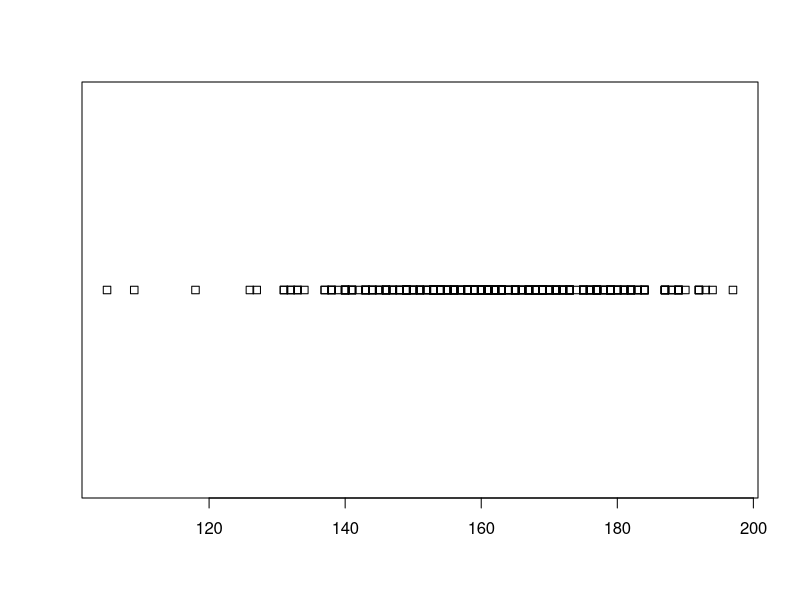
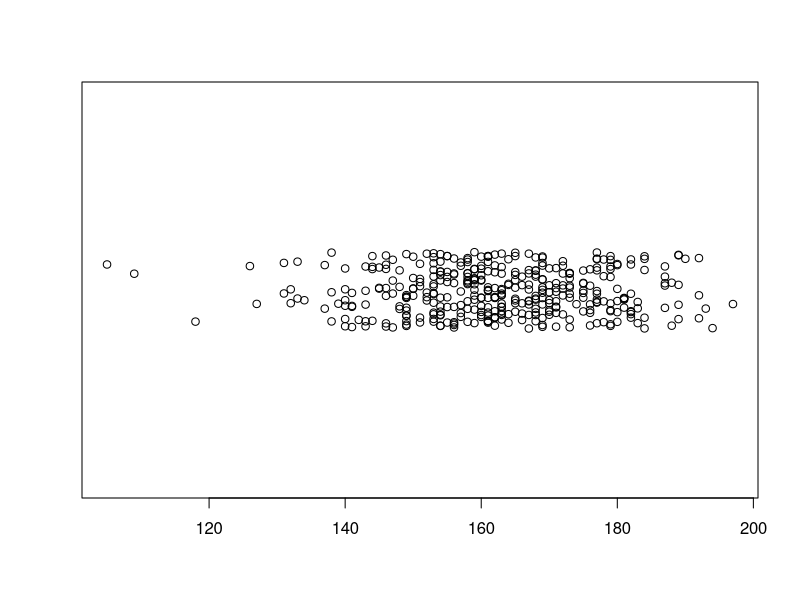
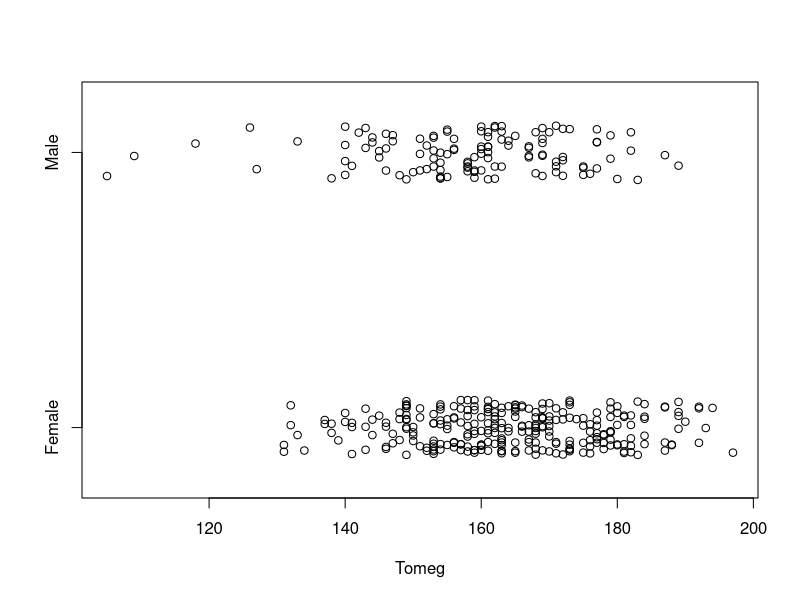
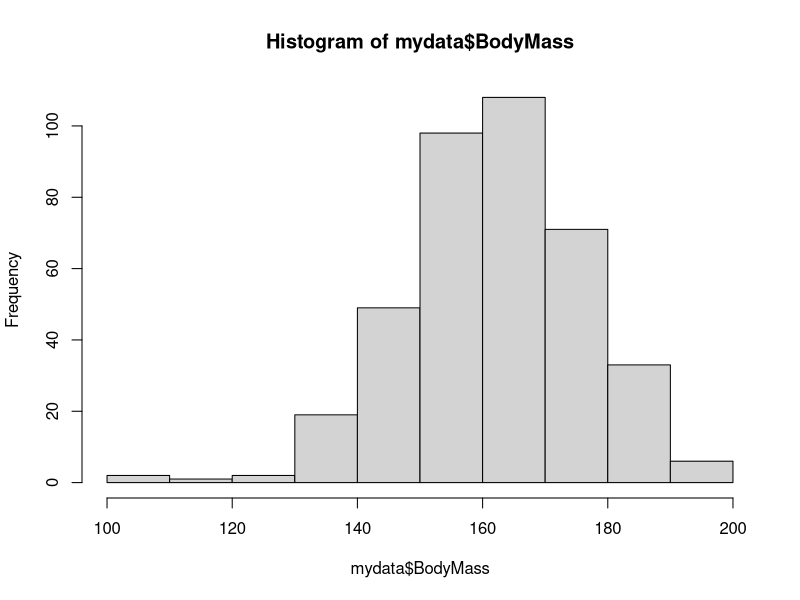
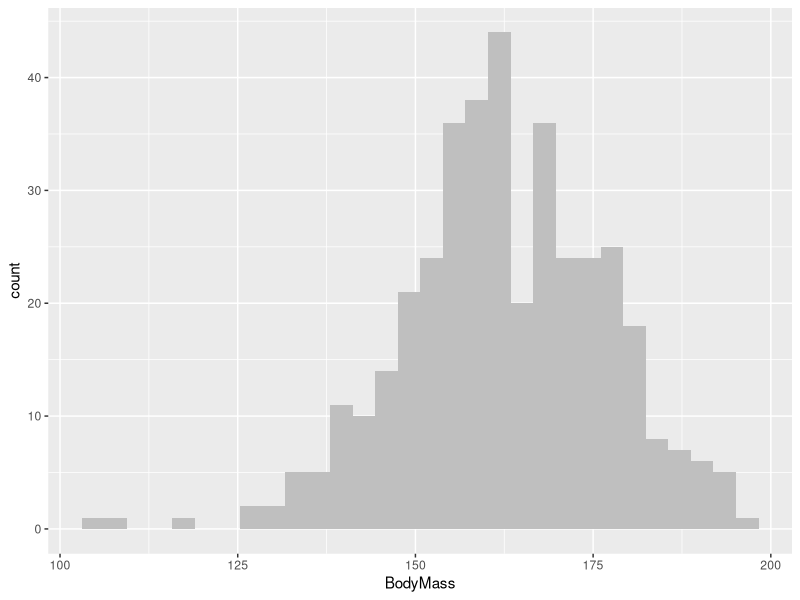
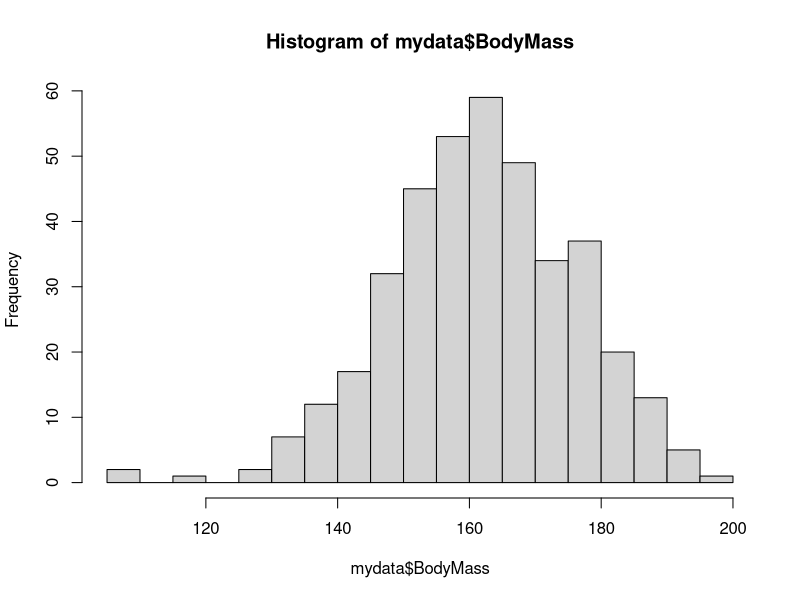
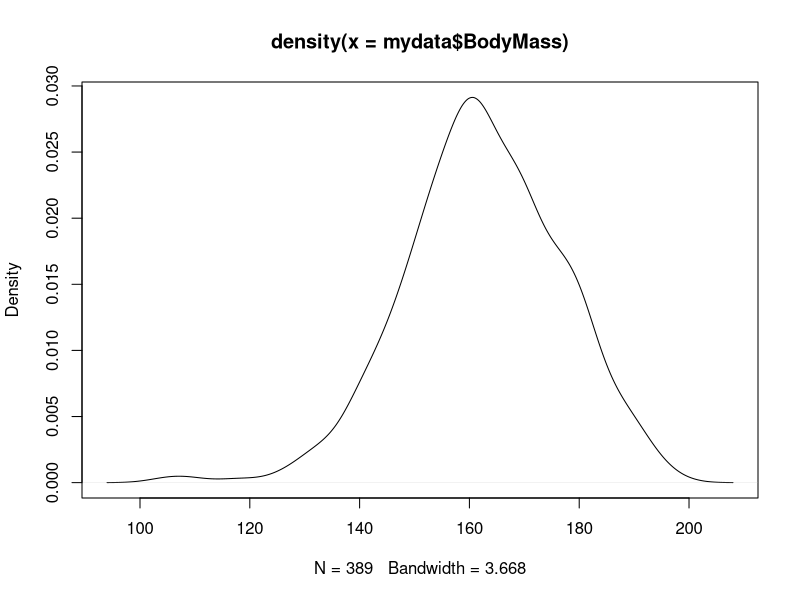
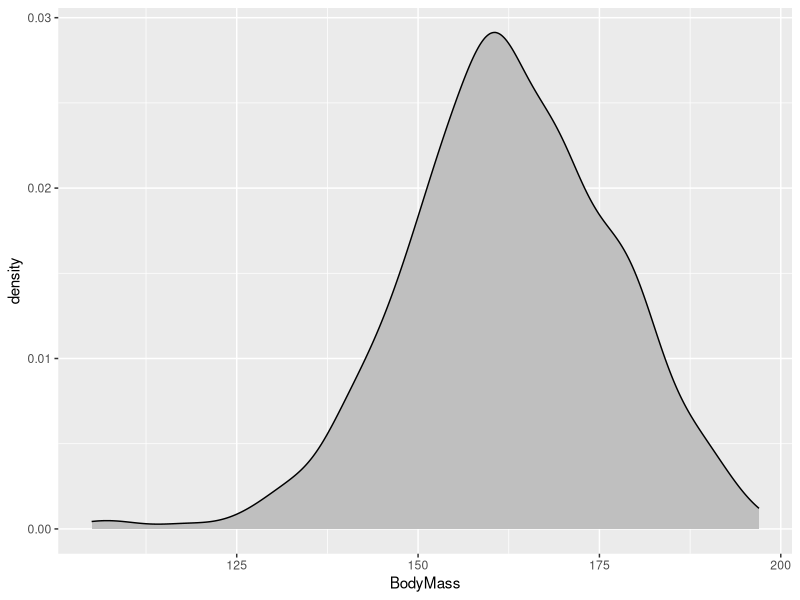

Write R code to recreate these figures, in order.

######### Deskriptív statisztika #########

#### Egy folytonos változó jellemzése #####
# Dataset: falcon.csv


## Csomagok 
library(tidyverse)
library(RcmdrMisc)

## Adatbeolvasás:

# base R megoldás példa

mydata <- read.table("falcon.csv", 
                     h=T,
                     sep=",")

class(mydata)
str(mydata)
# readR megoldás példa

mydata_tbl <- read_delim("falcon.csv", delim = ",")
class(mydata_tbl)
str(mydata_tbl)


#mindkettő generikus, van speciális esetük is read.csv, read_csv2 read_ csv, read_tsv. 
# bővebben itt : https://readr.tidyverse.org

## helyzeti mutatók

mydata %>% 
  summarise(atlag = mean(BodyMass),
            median = median(BodyMass))

# Módusz egy kicsit nehezebb eset mert nincs ilyen base függvény(!)
# kell csinálni egyet:


Mode <- function(x, na.rm = FALSE) {
  if(na.rm){
    x = x[!is.na(x)]
  }
  
  ux <- unique(x)
  return(ux[which.max(tabulate(match(x, ux)))])
}

# Most már lehet használni
mydata %>% 
  summarise(atlag = mean(BodyMass),
            median = median(BodyMass),
            modusz = Mode(BodyMass))

# kvantiliseket is lehet

quantile(mydata$BodyMass)
quantile(mydata$BodyMass,probs = 0.25)


mydata %>% 
  summarise(atlag = mean(BodyMass),
            median = median(BodyMass),
            modusz = Mode(BodyMass),
            elso_kvartilis = quantile(BodyMass,probs = 0.25)
  )


# a ha nem kell a dplyr akkor a legegyszerubb megoldas talan ez:

numSummary(mydata$BodyMass)

## szóródási mutatók

mydata %>% 
  summarise(sd = sd(BodyMass),
            IQR = IQR(BodyMass),
            MAD = mad(BodyMass),
  )
# a terjedelem trükösebb:

range(mydata$BodyMass)

range(mydata$BodyMass)[2]

mydata %>% 
  summarise(sd = sd(BodyMass),
            IQR = IQR(BodyMass),
            MAD = mad(BodyMass),
            minimum = min(BodyMass),
            maximum = max(BodyMass)
  )
## Csoprtosítás
# dplyr előnye hogy az egyszerű bonyolult a bonyolult viszont egyszerűbb


mydata %>% 
  group_by(Sex) %>% 
  summarise(atlag = mean(BodyMass),
            median = median(BodyMass),
            modusz = Mode(BodyMass)
  )

# több csoport kombinációval
mydata %>% 
  group_by(Sex,Area) %>% 
  summarise(atlag = mean(BodyMass),
            median = median(BodyMass),
            modusz = Mode(BodyMass)
  ) 

# több csoport és több változóval:

mydata %>% 
  group_by(Sex,Area) %>% 
  summarise(across(c(BodyMass,WBone),
                   list(atlag = mean,
                        median = median))) 

# részletesebben itt: https://www.tidyverse.org/blog/2020/04/dplyr-1-0-0-colwise/


## Ábrák egy változóra

# stripchart

stripchart(mydata$BodyMass)

stripchart(mydata$BodyMass,
           method = "jitter",
           pch = 1)

stripchart(mydata$BodyMass~mydata$Sex,
           method = "jitter",
           pch = 1,
           xlab="Tomeg")


# histogram

hist(mydata$BodyMass)

mydata %>% 
  ggplot(aes(x=BodyMass))+
  geom_histogram(fill="grey75")

hist(mydata$BodyMass,
     breaks = 30)

# simított hisztogram
plot(density(mydata$BodyMass))

mydata %>% 
  ggplot(aes(x=BodyMass))+
  geom_density(fill="grey75")

# a hisztogram és a simított hisztogram együtt

mydata %>% 
  ggplot(aes(x=BodyMass,
             y=..density..))+
  geom_histogram(fill="black")+
  geom_density(fill="grey75",
               alpha=0.7)


mydata %>% 
  ggplot(aes(x=BodyMass,
             y=..density..))+
  geom_histogram(bins=15,
                 fill="black")+
  geom_density(fill="grey75",
               alpha=0.7,
               adjust=0.5)

# qqplot
qqnorm(mydata$BodyMass)
qqline(mydata$BodyMass)

mydata %>% 
  ggplot(aes(sample=BodyMass))+
  geom_qq()+
  geom_qq_line()

#kombinálva is gyakran szokták használni

mydata %>% 
  ggplot(aes(sample=BodyMass))+
  geom_qq()+
  geom_qq_line()+
  scale_y_continuous(limits = c(110,210))-> histo

mydata %>% 
  ggplot(aes(x=BodyMass,
             y=..density..))+
  geom_histogram(fill="black")+
  geom_density(fill="grey75",
               alpha=0.7)+
  scale_x_continuous(limits = c(110,210))+
  theme(axis.title.y = element_blank(),
        axis.text.y = element_blank()) -> qq


library(patchwork)
histo+(qq+coord_flip())

# boxplot, violinplot

with(mydata, boxplot(BodyMass,
                     ylab="BodyMass"))

bplot <- with(mydata,boxplot.stats(BodyMass))

mydata %>% ggplot(aes(y=BodyMass))+
  geom_boxplot(notch = F)

mydata %>% ggplot(aes(y=BodyMass,
                      x=Sex))+
  geom_boxplot(notch = T)

#violinplot
mydata %>% ggplot(aes(y=BodyMass,
                      x=Sex))+
  geom_violin(fill="grey75")+
  geom_boxplot(notch = F,
               width = 0.1)

## származtatott változók készítése

# BMI vércse módra

mydata$BMI <- mydata$BodyMass/mydata$WingLength^2

mydata %>% mutate(BMI = BodyMass/WingLength^2) -> mydata

## transzformálás 

mydata$LogWingLength <- log(mydata$WingLength)
mydata$LogWingLength <- sqrt(mydata$WingLength)

mydata %>% 
  mutate(LogWingLength = log(WingLength)) -> mydata

## standardizálás studentizálás 

mydata$M_Center_BodyMass <- scale(mydata$BodyMass, scale = FALSE)
mydata$Student_BodyMass <- scale(mydata$BodyMass, scale = TRUE)

mydata %>% 
  ggplot(aes(x = M_Center_BodyMass))+
  geom_density()

mydata %>% 
  ggplot(aes(x = Student_BodyMass))+
  geom_density()

## rang transzformáció

mydata$Rank_BodyMass <- rank(mydata$BodyMass)

#### Egy kategoriális változó jellemzése #####
#Dataset: falcon.csv

# kontingencia tábla
table(mydata$Sex)
table(mydata$Sex,mydata$Area)

#HF hogyan kell dplyr-el

# kontingencia tábla
prop.table(table(mydata$Sex))
prop.table(table(mydata$Sex,mydata$Area), margin = 1)
prop.table(table(mydata$Sex,mydata$Area), margin = 2)

# HF hogyan kell dplyr-el

##Ábrázolás

#kör diagram
pie(table(mydata$Sex))

#oszlopdiagram
barplot(table(mydata$Sex))

# HF hogyan kell ggplottal (kell az előző HF rész a megoldáshoz)
